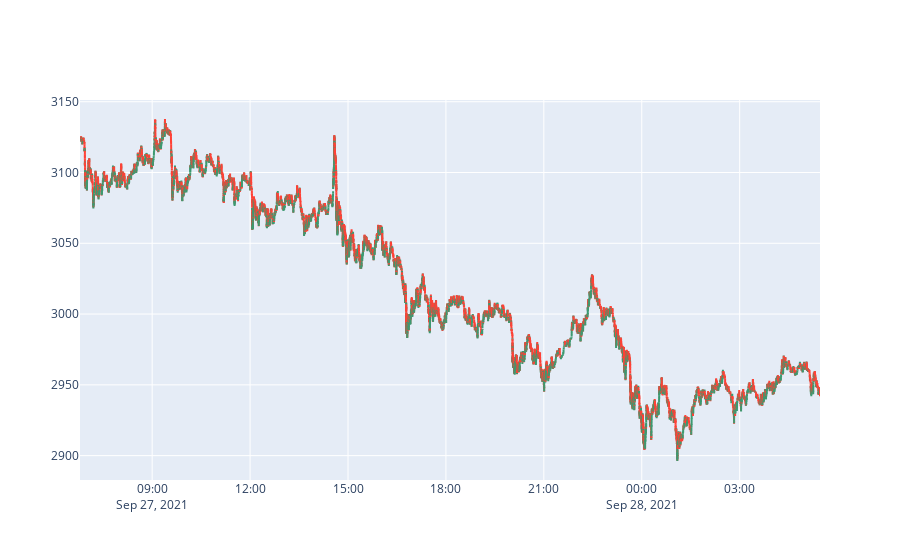

The notebook cell saved with this chart:
### Code cell
df = pd.read_csv(filename, header=None, names=["Open", "High", "Low", "Close", "Volume", "Timestamp", "SelltoBuy"])
df["Timestamp"] = df["Timestamp"].apply(lambda row: pd.to_datetime(row,unit='ms'))

def draw(df):
    fig = go.Figure(data=[go.Candlestick(x=df['Timestamp'],
                open=df['Open'],
                high=df['High'],
                low=df['Low'],
                close=df['Close'])])

    fig.update_layout(xaxis_rangeslider_visible=False)
    fig.show()
draw(df)

### Figure 1 — Plotly figure (JSON) as saved in the notebook; plotly's stock layout.template omitted (floating-point values rounded to 4 significant figures; data arrays with more than 128 entries replaced by an {"elided": "..."} marker saying what was removed)
{"data": [{"close": {"elided": "8905 float values"}, "high": {"elided": "8905 float values"}, "low": {"elided": "8905 float values"}, "open": {"elided": "8905 float values"}, "type": "candlestick", "x": {"elided": "8905 str values"}}], "layout": {"xaxis": {"rangeslider": {"visible": false}}}}
